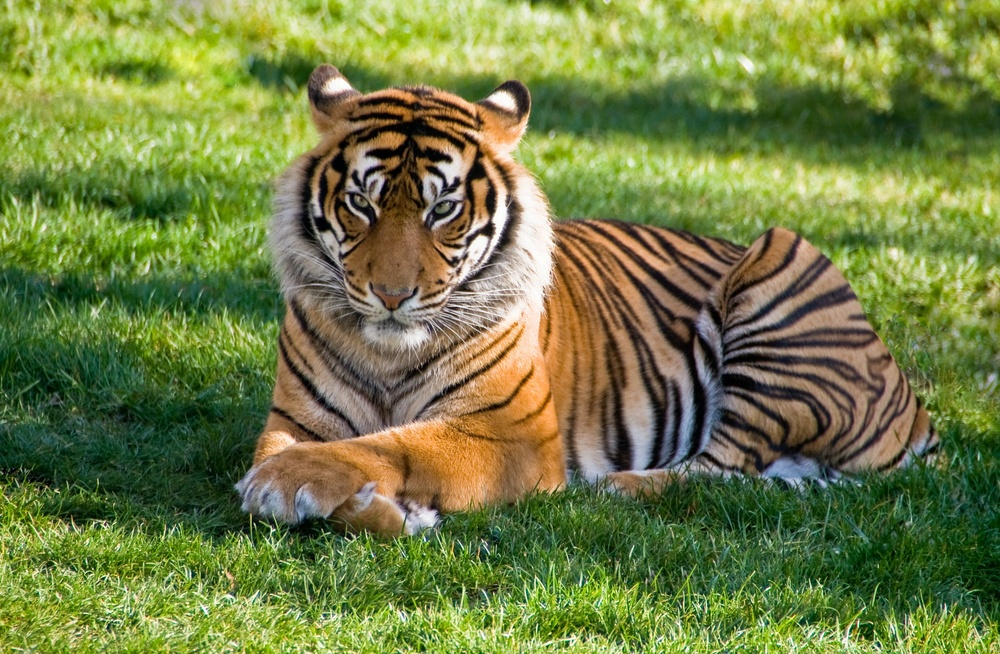
#> input picture SrcImage/tiger.jpeg, 1000 x 654 px, shrunk from 2292 x 1500 before the run, found by its file name
$ jupyter execute 'Binary&Negative_Image.ipynb'
#> lines starting #> are read from the running program, lines starting #| are printed output that depends on the picture; after the words box and inside, x2 and y2 are one past the last pixel; in counts of white or black regions, pixels touching at a corner belong together
[cell 1]
import cv2
import matplotlib.pyplot as plt
import numpy as np

# Read the original image
path = "/media/mount/nvme0n1p4/Pranto/study/4-1/Digital Image Processing/DIP_Lab/SrcImage/tiger.jpeg"  # Replace with your image path
img_bgr = cv2.imread(path)
#> img_bgr is the input picture: shape (654, 1000, 3); mean B, G, R 68.1, 126.5, 114.6
img_rgb = cv2.cvtColor(img_bgr, cv2.COLOR_BGR2RGB)
img_gray = cv2.cvtColor(img_bgr, cv2.COLOR_BGR2GRAY)
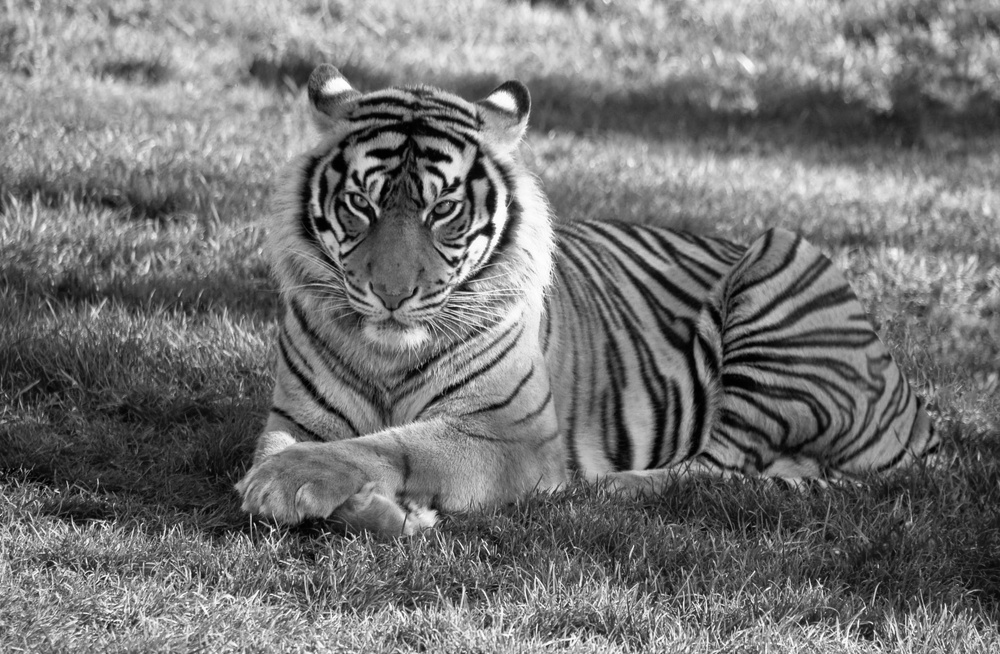
#> img_gray: shape (654, 1000); min 0, max 255, mean 116.3

Convertion from Gray Image to Binary Image

[cell 2]
threshold_value = 128
binary_img = np.where(img_gray > threshold_value, 1, 0)
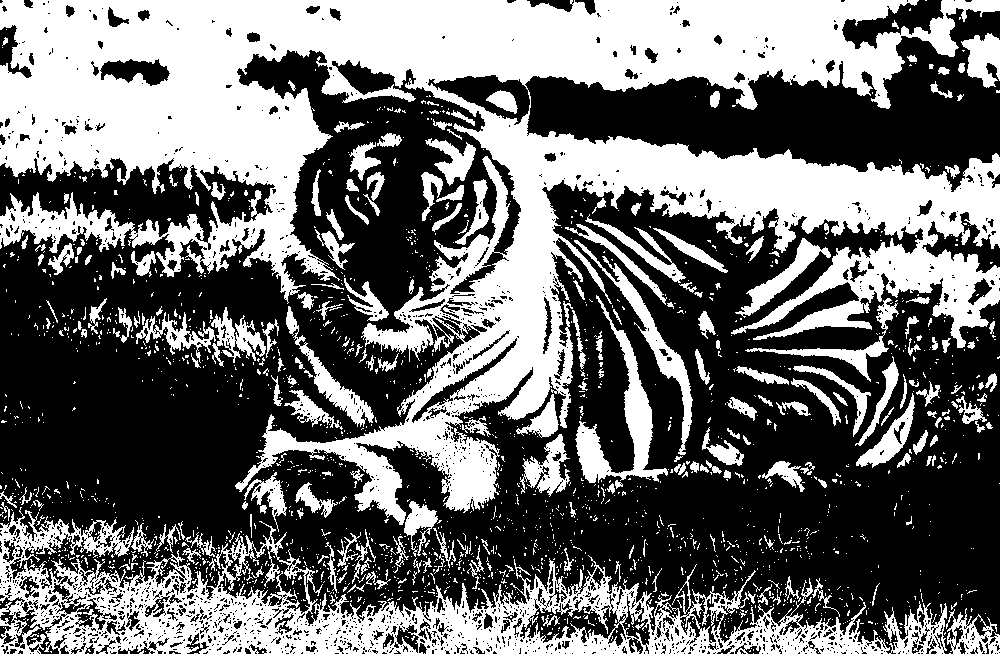
#> binary_img: shape (654, 1000) int64; values 0 (black) and 1 (white), 42.5% white; 1904 white regions (1673 under 20 px), largest, box (x1, y1, x2, y2) and area: (0, 0, 1000, 525) 182493, (0, 507, 890, 654) 40189, (575, 295, 668, 483) 4057

plt.figure(figsize=(10, 10))
plt.subplot(2, 2, 1)
plt.title("Original Gray Image")
plt.imshow(img_gray, cmap="gray")

plt.subplot(2, 2, 2)
plt.title("Converted Binary Image")
plt.imshow(binary_img, cmap="gray")
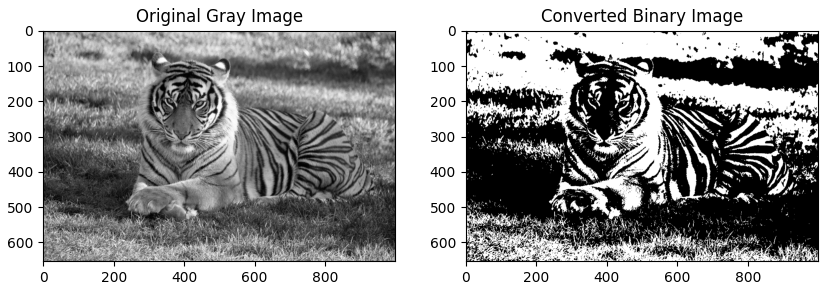
#> figure drawn by matplotlib, 2 panels

Convertion from Gray Image to Negative Image

[cell 3]
max_intensity = 255
negative_img = max_intensity - img_gray
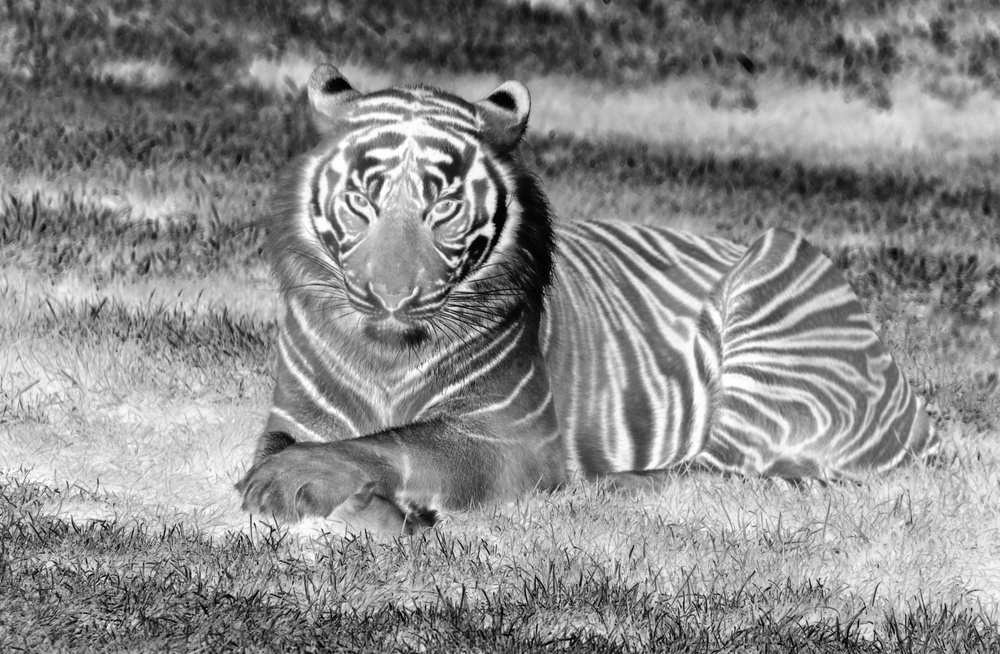
#> negative_img: shape (654, 1000); min 0, max 255, mean 138.7

plt.figure(figsize=(10, 10))
plt.subplot(2, 2, 1)
plt.title("Original Gray Image")
plt.imshow(img_gray, cmap="gray")

plt.subplot(2, 2, 2)
plt.title("Converted Negative Image")
plt.imshow(negative_img, cmap="gray")

$ run again, with SrcImage/Skull.jpeg copied over SrcImage/tiger.jpeg
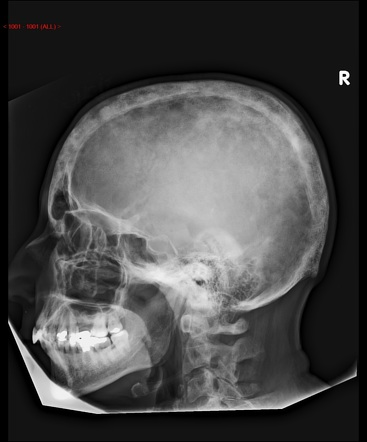
#> input picture SrcImage/Skull.jpeg, 367 x 442 px, found by its file name
#> img_bgr is the input picture: shape (442, 367, 3); mean B, G, R 72.5, 72.5, 72.6
#> `binary_img = np.where(img_gray > threshold_value, 1, 0)`:
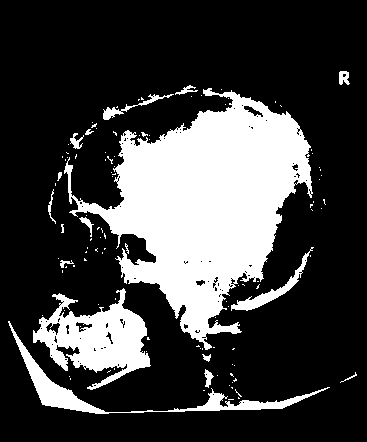
#> binary_img: shape (442, 367) int64; values 0 (black) and 1 (white), 25.1% white; 114 white regions (97 under 20 px), largest, box (x1, y1, x2, y2) and area: (64, 88, 313, 350) 30202, (33, 288, 151, 390) 5662, (8, 321, 330, 414) 2734
#> `[cell 3] max_intensity = 255 negative_img = max_intensity - img_gray  ..`:
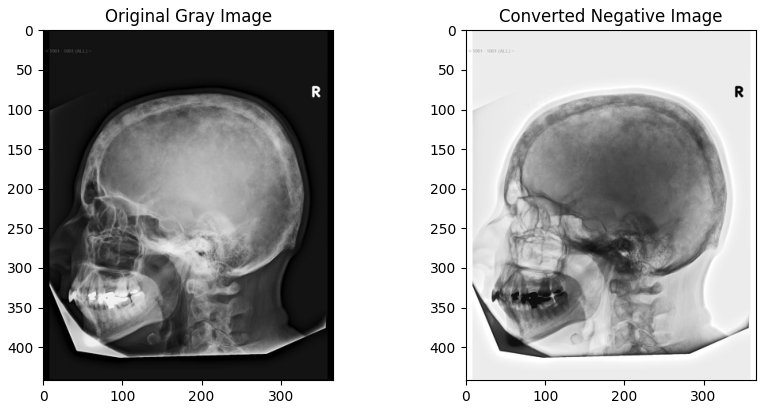
#> figure drawn by matplotlib, 2 panels

$ run again, with SrcImage/paddy.jpeg copied over SrcImage/tiger.jpeg
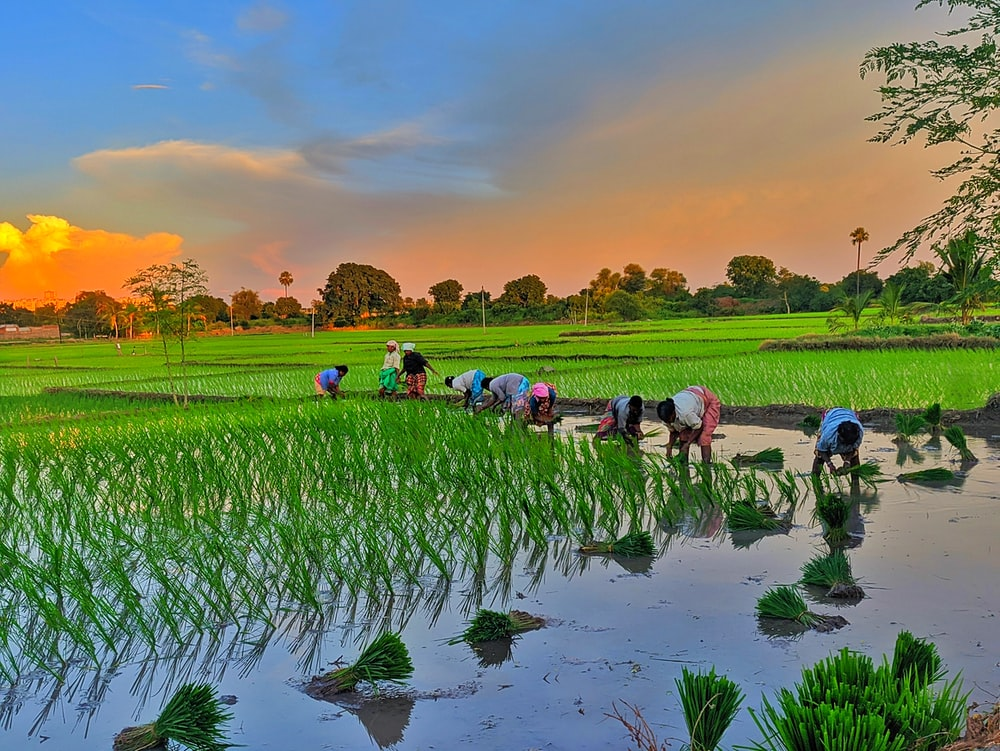
#> input picture SrcImage/paddy.jpeg, 1000 x 751 px, found by its file name
#> img_bgr is the input picture: shape (751, 1000, 3); mean B, G, R 101.8, 127, 112.2
#> `binary_img = np.where(img_gray > threshold_value, 1, 0)`:
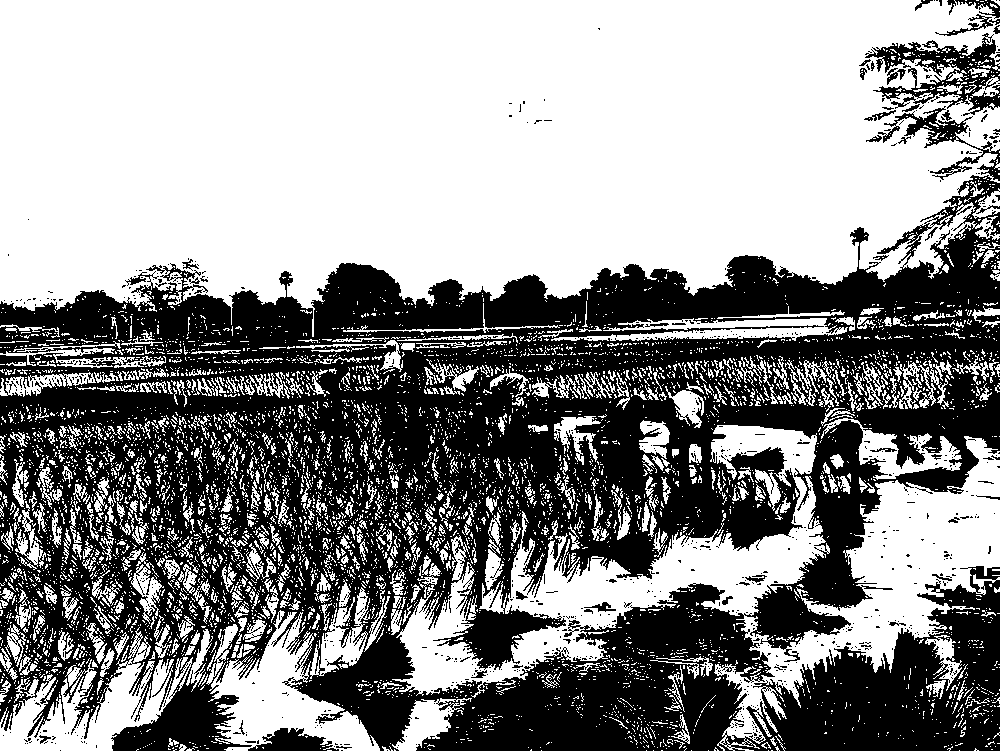
#> binary_img: shape (751, 1000) int64; values 0 (black) and 1 (white), 56% white; 1064 black regions (1010 under 20 px), largest, box (x1, y1, x2, y2) and area: (0, 175, 1000, 751) 317982, (865, 33, 1000, 116) 4132, (878, 106, 1000, 181) 1811
#> `negative_img = max_intensity - img_gray`:
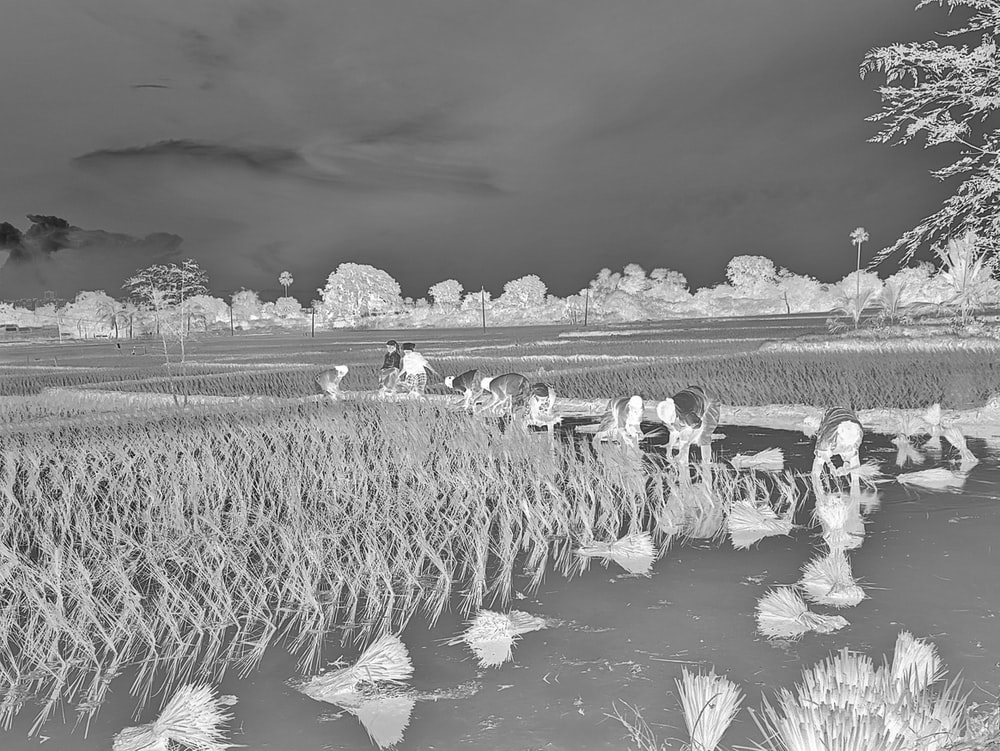
#> negative_img: shape (751, 1000); min 2, max 255, mean 135.3
